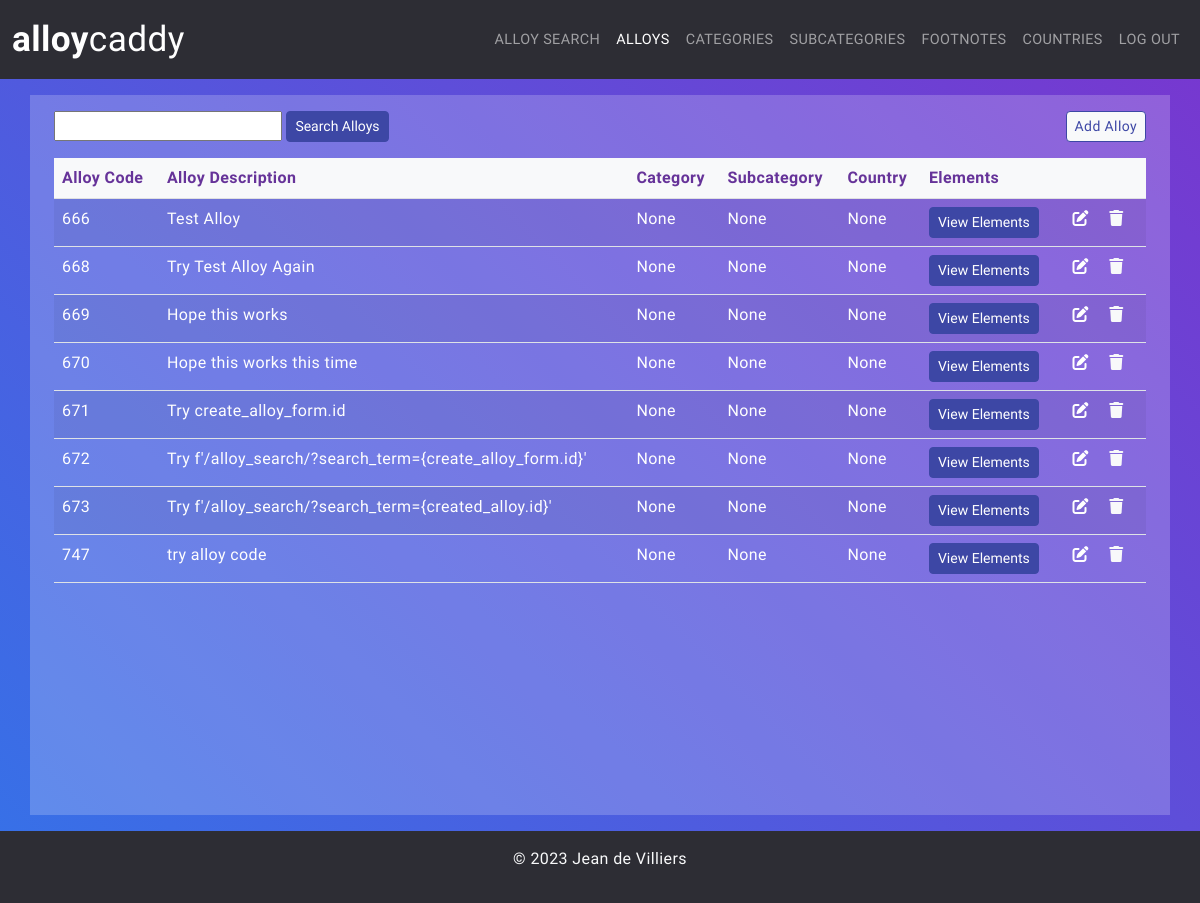
/alloys/ (signed in), run on the app's committed database.
### alloylookup/models.py (models this page shows, shortened)
class Alloy(models.Model):
    alloy_code = models.IntegerField(
        null=False,
        blank=False,
        unique=True
    )
    country_code = models.ForeignKey(
        Country,
        on_delete=models.CASCADE,
        null=True,
        blank=True
    )
    primary_footnote_id = models.ForeignKey(
        Footnote,
        on_delete=models.CASCADE,
        null=True,
        blank=True,
        related_name='primary_footnote_id'
    )
    secondary_footnote_id = models.ForeignKey(
        Footnote,
        on_delete=models.CASCADE,
        null=True,
        blank=True,
        related_name='secondary_footnote_id'
    )
    alloy_description = models.CharField(
        max_length=300,
        null=False,
        blank=False
    )
    category = models.ForeignKey(
        Category,
        on_delete=models.CASCADE,
        null=True,
        blank=True
    )
    subcategory = models.ForeignKey(
        Subcategory,
        on_delete=models.CASCADE,
        null=True,
        blank=True
    )
    alloy_elements = models.JSONField(default=dict)
    objects = AlloyManager()

### alloylookup/views.py (the view)
# urls.py: path('alloys/', views.get_alloy_list, name='get_alloy_list'),
@login_required(login_url='account_login')
def get_alloy_list(request):
    alloys = Alloy.objects.all()
    context = {
        "alloys": alloys
    }
    return render(
        request,
        'alloylookup/alloy_list.html',
        context
        )

### alloylookup/models.py (called while the page is built)
    def get_queryset(self):
        return AlloyQuerySet(self.model, using=self._db)

### alloylookup/templates/alloylookup/alloy_list.html (shortened to what this page needs)
{% extends 'alloylookup/base.html' %}
{% block content %}
    <div class="container">
        <div class="row align-items-center px-0 py-3">
            <div class="col d-flex justify-content-start">
                <form action="/alloy-search/">
                    <input type="text" name="search_term" id="search_term">
                    <input type="submit" value="Search Alloys" class="btn btn-sm btn-primary">
                </form>
            </div>
            {% if request.user.is_staff %}
                <div class="col d-flex justify-content-end">
                    <a href="/create-alloy/" class="btn btn-sm btn-outline-primary ms-2 btn-light">Add Alloy</a>
                </div>
            {% endif %}
        </div>
        <div class="table-responsive">
            <table class="table table-striped table-hover">
                <thead class="table-light">
                    <tr>
                        <th scope="col">Alloy Code</th>
                        <th scope="col">Alloy Description</th>
                        <th scope="col">Category</th>
                        <th scope="col">Subcategory</th>
                        <th scope="col">Country</th>
                        <th scope="col">Elements</th>
                        <th></th>
                    </tr>
                </thead>
                <tbody>
                    {% for alloy in alloys %}
                        <tr>
                            <td>{{ alloy.alloy_code }}</td>
                                <td>{{ alloy.alloy_description }}</td>
                                <td>{{ alloy.category }}</td>
                                <td>{{ alloy.subcategory }}</td>
                                <td>{{ alloy.country_code }}</td>
                                <td id="elements-{{ alloy.alloy_code }}">
                                    <button class="btn btn-sm btn-primary" type="button" data-bs-toggle="modal" data-bs-target="#elementsModal-{{ alloy.id }}">
                                        View Elements
                                    </button>
                                </td>
                                <td>
                                    <a title="Update Alloy" class="p-2 bd-highlight text-white edit" role="button" aria-label="Update Alloy" href="{% url 'update_alloy' alloy.id %}">
                                        <i class="fa fa-pen-to-square"></i>
                                    </a>
                                    <a title="Delete Alloy" class="p-2 bd-highlight text-light delete" role="button" aria-label="Delete Alloy" href="{% url 'delete_alloy' alloy.id %}">
                                        <i class="fa fa-trash"></i>
                                    </a>
                                </td>
                        </tr>
                    {% endfor %}
                </tbody>
            </table>
        </div>
    </div>
{% endblock %}

### staticfiles/css/style.css (style rules this page uses)
body { background-color: #2D2D34; font-family: 'Sora', sans-serif; letter-spacing: 0.025rem; font-size: 1em; }
.btn-outline-primary { color: #3d47a5; border-color: #3d47a5; }
table th { color: #639; }
.table-striped>tbody>tr:nth-of-type(odd)>*, .table-striped>tbody>tr:nth-of-type(even)>* { color: #fefefe; }
td a { text-decoration: none; }
.btn-primary { background-color: #3d47a5; border-color: #3d47a5; }
form { min-width: 50%; }

### data on the page
Alloy: alloy_code "666", alloy_description "Test Alloy", category "None", subcategory "None", country_code "None"
Alloy: alloy_code "668", alloy_description "Try Test Alloy Again", category "None", subcategory "None", country_code "None"
Alloy: alloy_code "669", alloy_description "Hope this works", category "None", subcategory "None", country_code "None"
Alloy: alloy_code "670", alloy_description "Hope this works this time", category "None", subcategory "None", country_code "None"
Alloy: alloy_code "671", alloy_description "Try create_alloy_form.id", category "None", subcategory "None", country_code "None"
Alloy: alloy_code "672", alloy_description "Try f'/alloy_search/?search_term={create_alloy_form.id}'", category "None", subcategory "None", country_code "None"
Alloy: alloy_code "673", alloy_description "Try f'/alloy_search/?search_term={created_alloy.id}'", category "None", subcategory "None", country_code "None"
Alloy: alloy_code "747", alloy_description "try alloy code", category "None", subcategory "None", country_code "None"
